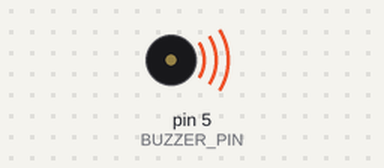
This sketch was run on a simulated Arduino Uno, built with avr-gcc and run on an emulated ATmega328P. On the bench: buzzer (waves = sounding).

Above: at 0.5 s.
Timing chart, 0 to 4.6 s (numbered marks = the images above):
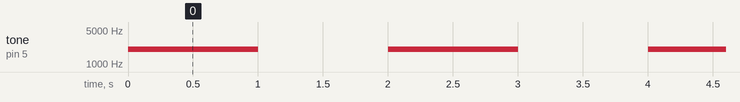

The sketch:

Codigo_Buzzer.ino
```cpp
#define BUZZER_PIN 5  // Pin del buzzer

void setup() {
  pinMode(BUZZER_PIN, OUTPUT);  // Configura el pin como salida
}

void loop() {
  // Genera un tono de 2000 Hz por 1 segundo
  tone(BUZZER_PIN, 2000);  // 2000 Hz de frecuencia
  delay(1000);             // Mantiene el tono durante 1 segundo

  // Detiene el tono
  noTone(BUZZER_PIN);      // Apaga el tono
  delay(1000);             // Silencio por 1 segundo
}
```

Measured:
- by itself, tone on pin 5 (BUZZER_PIN): alternates 2000 Hz for 1.0 s and silent for 1.0 s
